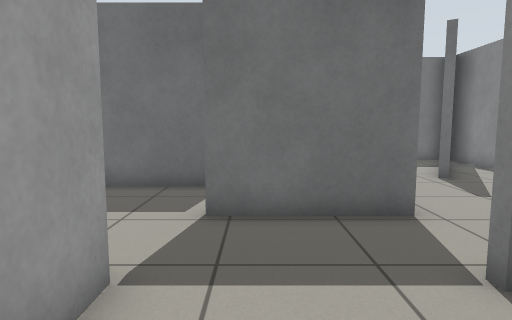
View 1 (above)

17 first-person views from a walk through a world built for the Gazebo simulator. The camera is 0.87 m above the floor, tilts 6° down and sees 75° across. The floor is counted in squares, 0.5 m on a side. Each view is taken from the middle of a square. On the plan, view 1 faces up. The plan holds only what a view shows up to about 17 squares ahead; the rest is blank.

View 2
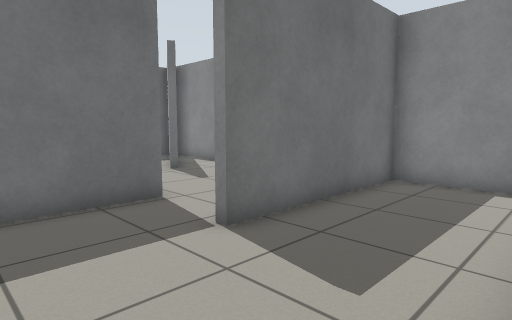

View 3
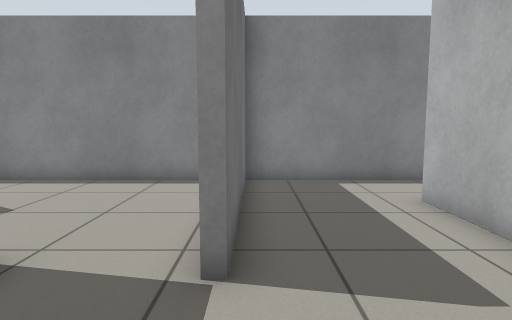

View 4
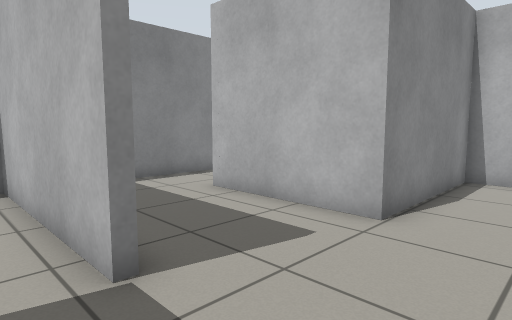

View 5
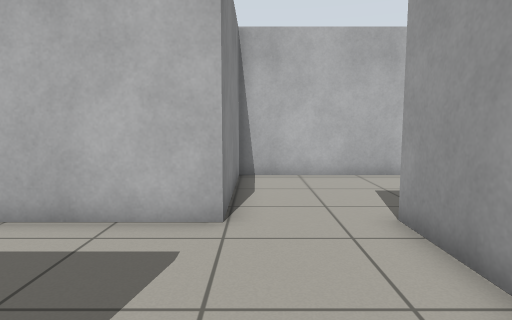

View 6
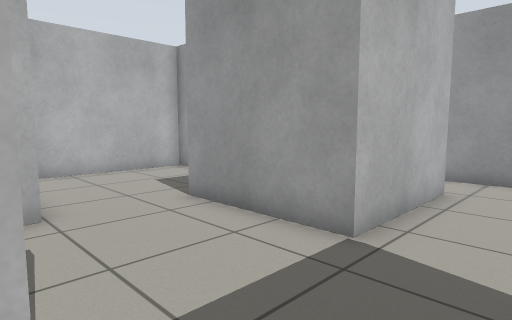

View 7
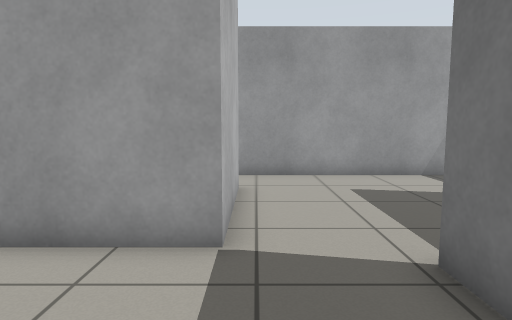

View 8
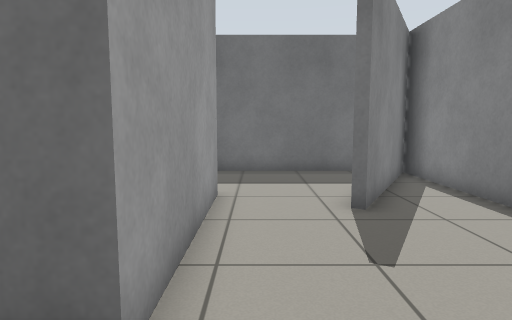

View 9
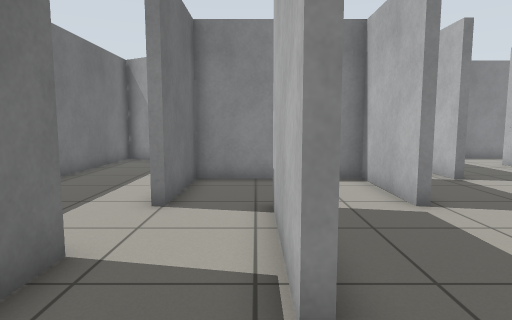

View 10
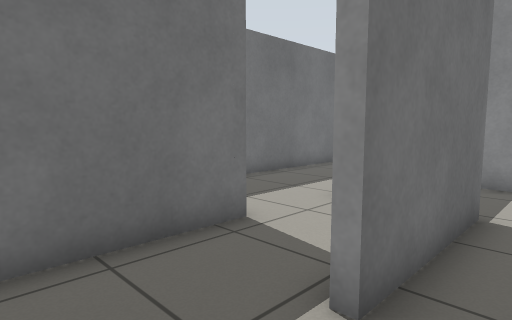

View 11
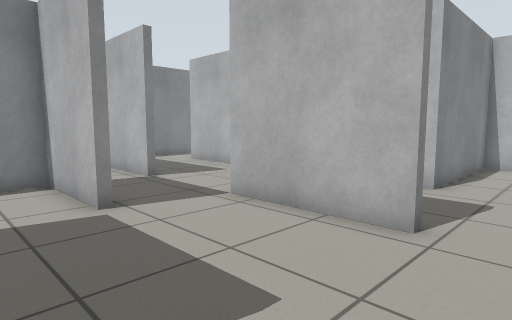

View 12
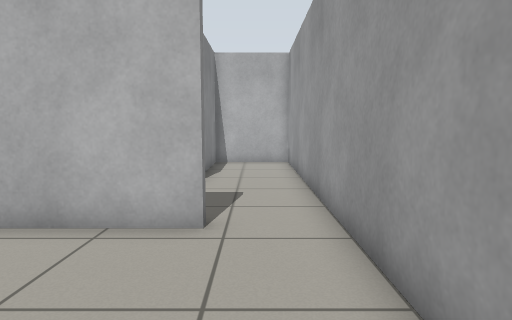

View 13
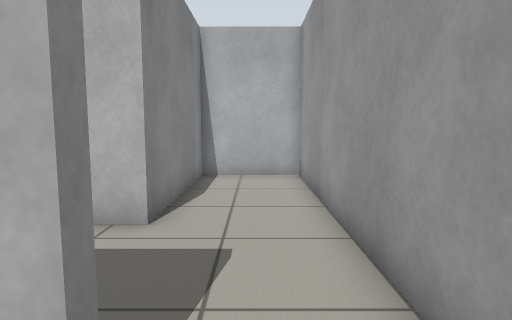

View 14
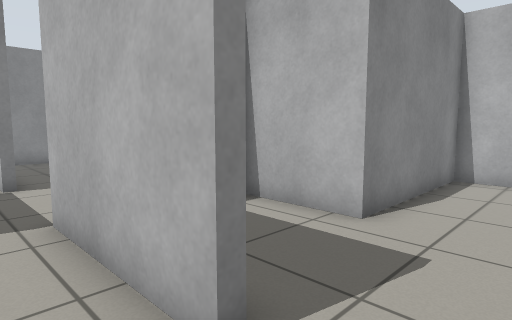

View 15
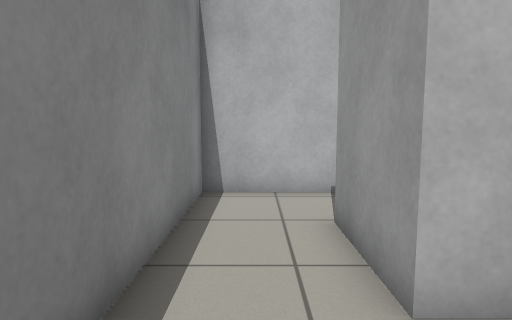

View 16
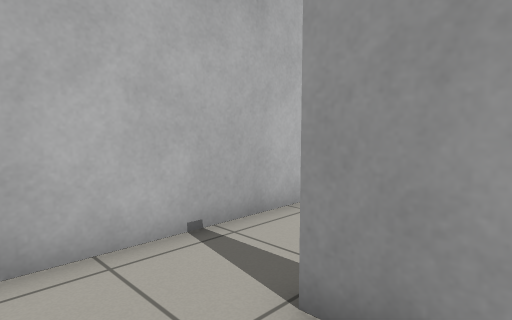

View 17
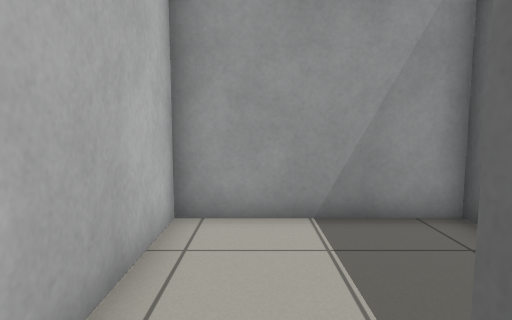

### Floor plan
Points are (right, up) in squares from view 1. A wall is a line through its corners. A room is listed if a view was taken in it or the views show most of it. See-through windows are left out.
Room 1 (views 1, 15, 16, 17)
walls: (1.6, -0.8) (6.6, -0.8) (6.6, -3.9); (6.4, -6.5) (9.4, -6.5) (9.4, 3.3) (2.5, 3.3); (-1.6, 2.5) (-1.6, -1)
ways out: opening at (0, -1) to room 2; opening at (0.5, 3) to room 3; opening at (6, -5) to room 8
Room 2 (view 2)
walls: (-4.8, -5.8) (-4.8, -6.5) (1.6, -6.5) (1.6, -0.8)
ways out: opening at (0, -1) to room 1
Room 3 (views 3, 4, 5, 7, 10, 13, 14)
walls: (-6.1, 3.5) (-1.6, 3.5) (-1.6, 2.5); (-0.7, 9.3) (-5.4, 9.3); (3, 6.3) (-1, 6.3) (-1, 6.5) (2.6, 6.5) (2.6, 7.8); (2.5, 3.5) (3.5, 3.5); (-8.5, 8.6) (-8.5, 3.4)
ways out: opening at (0.5, 3) to room 1; opening at (3, 4.5) to room 4; opening at (-7, 9) to room 5; opening at (1, 9) to room 6; opening at (-7.5, 3) to room 7
Room 4 (views 6, 8)
walls: (3, 10.4) (3, 6.3); (3.5, 3.5) (9.4, 3.5) (9.4, 16.1) (6.3, 10.7) (6, 10.9)
ways out: opening at (3, 4.5) to room 3; opening at (4.5, 11.5) to room 6
Room 5 (views 9, 11, 12)
walls: (-5.4, 9.3) (-5.4, 9.6) (-3.4, 9.6); (-8.5, 10.6) (-8.5, 8.6); (-3.6, 12.5) (-7.5, 12.5)
ways out: opening at (-7, 9) to room 3; opening at (-4.5, 11) to room 6
Room 6 (no view inside)
walls: (3, 12.4) (3, 10.4); (2.6, 9.3) (2.6, 11.9) (-1, 11.9); (6, 10.9) (7.7, 13.9); (-3.4, 9.6) (-0.9, 9.6); (8.6, 15.3) (9.3, 16.6) (0, 16.6)
ways out: opening at (1, 9) to room 3; opening at (4.5, 11.5) to room 4; opening at (-4.5, 11) to room 5
Room 7 (no view inside)
walls: (-6.1, 3.1) (-6.1, 3.5); (-8.5, 3.4) (-8.5, -6.5) (-5.1, -6.5) (-5.1, -0.8) (-1.9, -0.8)
ways out: opening at (-7.5, 3) to room 3
Room 8 (no view inside)
walls: (1.9, -1.1) (1.9, -6.5) (6.4, -6.5)
ways out: opening at (6, -5) to room 1

Positions as (right, up) in squares from view 1, and headings:
1: (0, 0), facing up
2: (-1, -1), facing up-right
3: (-1, 3), facing right
4: (-1, 5), facing down-right
5: (1, 5), facing down
6: (3, 6), facing down-left
7: (3, 4), facing left
8: (4, 4), facing up
9: (-8, 10), facing right
10: (-8, 8), facing up-right
11: (-8, 9), facing down-right
12: (-7, 9), facing down
13: (-7, 5), facing down
14: (-8, 5), facing down-right
15: (8, 2), facing down
16: (9, -2), facing down-left
17: (8, -5), facing left
